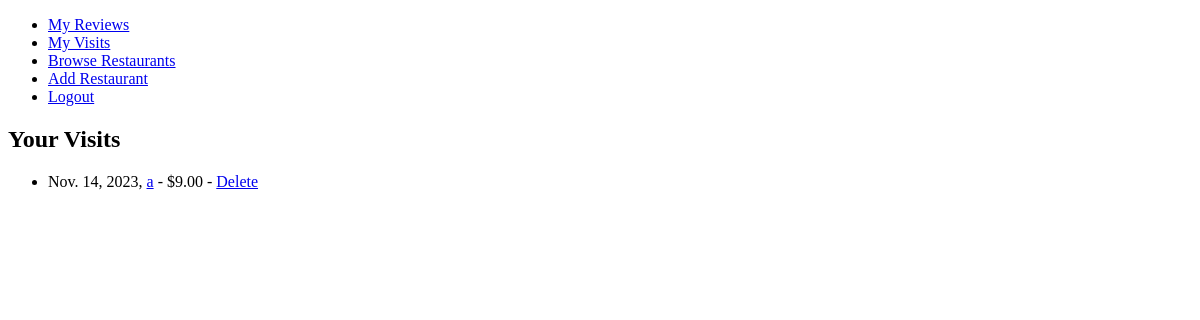
The page /user-visits/ (signed in) on the database as committed earlier.
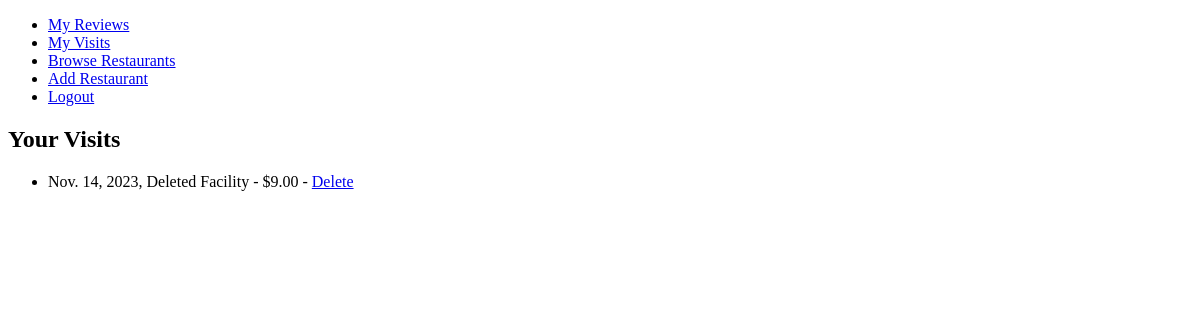
The same page on the database as committed later.
### reviews/models.py (models this page shows, shortened)
class Visit(models.Model):
    restaurant = models.ForeignKey(Restaurant, on_delete=models.SET_NULL, null=True)
    customer = models.ForeignKey(get_user_model(), on_delete=models.CASCADE)
    date = models.DateField()
    spending = models.DecimalField(max_digits=10, decimal_places=2)

class Restaurant(models.Model):
    RESTAURANT_TYPE_OPTIONS: List[Tuple[str, str]] = [
        ('african_cuisine', 'African cuisine'),
        ('american_cuisine', 'Cuisine of the Americas'),
        ('asian_cuisine', 'Asian cuisine'),
        ('european_cuisine', 'European cuisine'),
        ('oceanic_cuisine', 'Oceanic cuisine'),
    ]
    name = models.CharField(max_length=100)
    cuisine = models.CharField(max_length=50, choices=RESTAURANT_TYPE_OPTIONS, default='european_cuisine')
    address = models.TextField(max_length=200)
    created_by = models.ForeignKey(get_user_model(), on_delete=models.CASCADE)
    def __str__(self):
        return self.name

### reviews/views.py (the view)
# urls.py: path('user-visits/', user_visits, name='user_visits'),
@login_required
def user_visits(request):
    visits = Visit.objects.filter(customer=request.user).order_by('-date')
    return render(request, 'reviews/user_visits.html', {'user_visits': visits})

### reviews/templates/reviews/user_visits.html (shortened to what this page needs)
<!DOCTYPE html>
<html lang="en">
<head>
</head>
<body>
{% extends 'main.html' %}
{% block content %}
    <h2>Your Visits</h2>
    <ul>
        {% for visit in user_visits %}
            <li>
                {{ visit.date }},
                {% if visit.restaurant_id %}
                    <a href="{% url 'restaurant_detail' visit.restaurant.id %}">{{ visit.restaurant }}</a>
                {% else %}
                    Deleted Facility
                {% endif %}
                - ${{ visit.spending }} - <a href="{% url 'delete_visit' visit.id %}">Delete</a>
            </li>
        {% endfor %}
    </ul>
{% endblock content %}

### templates/main.html (shortened to what this page needs)
<!DOCTYPE html>
{% load static %}
<html lang="en">
<head>
</head>
<body>
{% include 'navbar.html' %}
{% block content %}
{% endblock content %}
</body>
</html>

### templates/navbar.html
<nav>
    <ul>
        {% if user.is_authenticated %}
            <li><a href="{% url 'user_reviews' %}">My Reviews</a></li>
            <li><a href="{% url 'user_visits' %}">My Visits</a></li>
            <li><a href="{% url 'restaurant_list' %}">Browse Restaurants</a></li>
            <li><a href="{% url 'add_restaurant' %}">Add Restaurant</a></li>
            <li><a href="{% url 'logout' %}">Logout</a></li>
        {% else %}
            <li><a href="{% url 'login' %}">Login</a></li>
            {% if not request.user.is_authenticated %}
                <li><a href="{% url 'register' %}">Register</a></li>
            {% endif %}
        {% endif %}
    </ul>
</nav>

Rows that differ between the two databases and show on the page:
changed Visit: restaurant "a" → (not shown); now shows "Deleted Facility"
